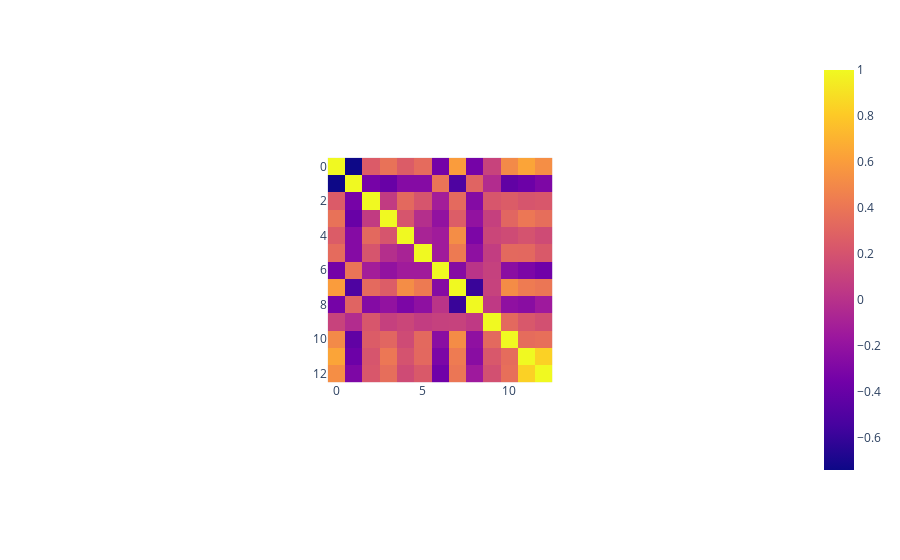

The notebook cell this image was saved under:
### Markdown cell above
And create and show the heatmap figure in one line.

### Code cell
px.imshow(dataframe.corr())

#<xml xmlns="https://developers.google.com/blockly/xml"><variables><variable id="+yh,Zg{hON]zy6D~.rH#">px</variable><variable id="-(zD`=)|+6ZJe1eZ)t2_">dataframe</variable></variables><block type="varDoMethod" id="7PkTI5@+A6#C}J7CTmyF" x="9" y="390"><field name="VAR" id="+yh,Zg{hON]zy6D~.rH#">px</field><field name="MEMBER">imshow</field><data>px:imshow</data><value name="INPUT"><block type="lists_create_with" id="g^2EaX(wo6etoMYs:5}O"><mutation items="1"></mutation><value name="ADD0"><block type="varDoMethod" id="?iaY9MJ88^K?_+|.(F,c"><field name="VAR" id="-(zD`=)|+6ZJe1eZ)t2_">dataframe</field><field name="MEMBER">corr</field><data>dataframe:corr</data></block></value></block></value></block></xml>

### Figure 1 — Plotly figure (JSON) as saved in the notebook; plotly's stock layout.template omitted (floating-point values rounded to 4 significant figures; data arrays with more than 128 entries replaced by an {"elided": "..."} marker saying what was removed)
{"data": [{"coloraxis": "coloraxis", "hovertemplate": "x: %{x}<br>y: %{y}<br>color: %{z}<extra></extra>", "type": "heatmap", "z": {"elided": "13x13 float values"}}], "layout": {"autosize": true, "coloraxis": {"colorscale": [[0, "#0d0887"], [0.1111, "#46039f"], [0.2222, "#7201a8"], [0.3333, "#9c179e"], [0.4444, "#bd3786"], [0.5556, "#d8576b"], [0.6667, "#ed7953"], [0.7778, "#fb9f3a"], [0.8889, "#fdca26"], [1, "#f0f921"]]}, "margin": {"t": 60}, "xaxis": {"autorange": true, "constrain": "domain", "domain": [0.3441, 0.6559], "range": [-0.5, 12.5], "scaleanchor": "y"}, "yaxis": {"autorange": true, "constrain": "domain", "domain": [0, 1], "range": [12.5, -0.5]}}}
